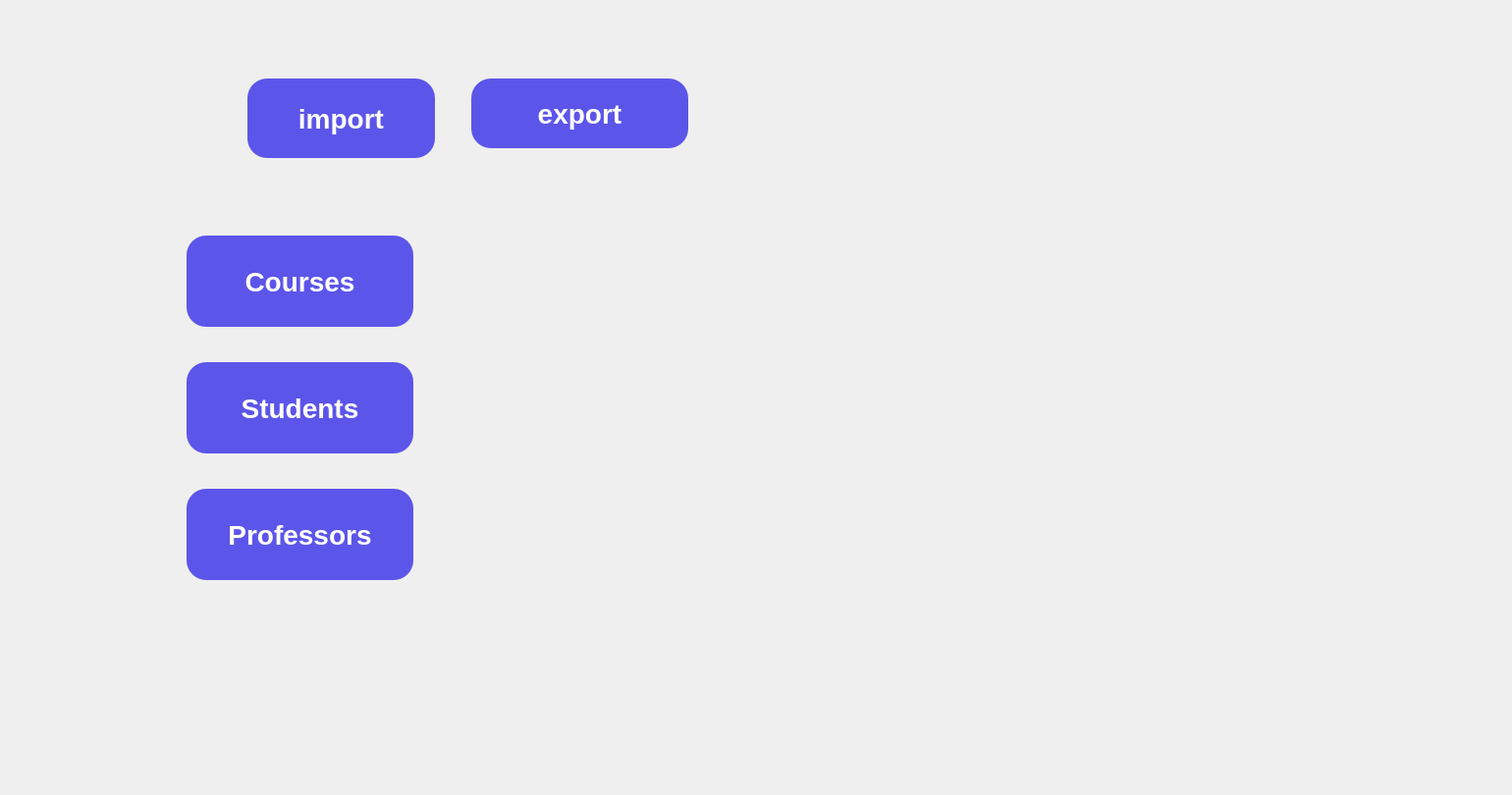
      <widget class="QWidget" name="list">
       <property name="styleSheet">
        <string notr="true">QPushButton
{
	background-color: #5c55e9;
	color: #fff;
	font-size: 28px;
	font-weight: bold;
	border-top-right-radius: 20px;
	border-top-left-radius: 20px;
	border-bottom-right-radius: 20px;
	border-bottom-left-radius: 20px;
	padding: 10px;

}</string>
       </property>
       <widget class="QLabel" name="label_3">
        <property name="geometry">
         <rect>
          <x>140</x>
          <y>239</y>
          <width>63</width>
          <height>20</height>
         </rect>
        </property>
        <property name="text">
         <string/>
        </property>
       </widget>
       <widget class="QWidget" name="layoutWidget">
        <property name="geometry">
         <rect>
          <x>190</x>
          <y>240</y>
          <width>231</width>
          <height>351</height>
         </rect>
        </property>
        <layout class="QGridLayout" name="gridLayout_3">
         <item row="2" column="0">
          <widget class="QPushButton" name="pushButton_stu">
           <property name="sizePolicy">
            <sizepolicy hsizetype="Minimum" vsizetype="Expanding">
             <horstretch>0</horstretch>
             <verstretch>0</verstretch>
            </sizepolicy>
           </property>
           <property name="text">
            <string>Students</string>
           </property>
          </widget>
         </item>
         <item row="0" column="0">
          <widget class="QPushButton" name="pushButton_course">
           <property name="sizePolicy">
            <sizepolicy hsizetype="Minimum" vsizetype="Expanding">
             <horstretch>0</horstretch>
             <verstretch>0</verstretch>
            </sizepolicy>
           </property>
           <property name="text">
            <string>Courses</string>
           </property>
          </widget>
         </item>
         <item row="3" column="0">
          <spacer name="verticalSpacer_45">
           <property name="orientation">
            <enum>Qt::Vertical</enum>
           </property>
           <property name="sizeType">
            <enum>QSizePolicy::Fixed</enum>
           </property>
           <property name="sizeHint" stdset="0">
            <size>
             <width>30</width>
             <height>30</height>
            </size>
           </property>
          </spacer>
         </item>
         <item row="4" column="0">
          <widget class="QPushButton" name="pushButton_pro">
           <property name="sizePolicy">
            <sizepolicy hsizetype="Minimum" vsizetype="Expanding">
             <horstretch>0</horstretch>
             <verstretch>0</verstretch>
            </sizepolicy>
           </property>
           <property name="text">
            <string>Professors</string>
           </property>
          </widget>
         </item>
         <item row="1" column="0">
          <spacer name="verticalSpacer_47">
           <property name="orientation">
            <enum>Qt::Vertical</enum>
           </property>
           <property name="sizeType">
            <enum>QSizePolicy::Fixed</enum>
           </property>
           <property name="sizeHint" stdset="0">
            <size>
             <width>30</width>
             <height>30</height>
            </size>
           </property>
          </spacer>
         </item>
        </layout>
       </widget>
       <widget class="QLabel" name="background">
        <property name="geometry">
         <rect>
          <x>0</x>
          <y>-10</y>
          <width>1531</width>
          <height>801</height>
         </rect>
        </property>
        <property name="text">
         <string/>
        </property>
       </widget>
       <widget class="QPushButton" name="pushButton_21">
        <property name="geometry">
         <rect>
          <x>252</x>
          <y>80</y>
          <width>191</width>
          <height>81</height>
         </rect>
        </property>
        <property name="text">
         <string>import</string>
        </property>
       </widget>
       <widget class="QPushButton" name="pushButton_22">
        <property name="geometry">
         <rect>
          <x>480</x>
          <y>80</y>
          <width>221</width>
          <height>71</height>
         </rect>
        </property>
        <property name="text">
         <string>export</string>
        </property>
       </widget>
       <zorder>background</zorder>
       <zorder>label_3</zorder>
       <zorder>layoutWidget</zorder>
       <zorder>pushButton_21</zorder>
       <zorder>pushButton_22</zorder>
      </widget>
